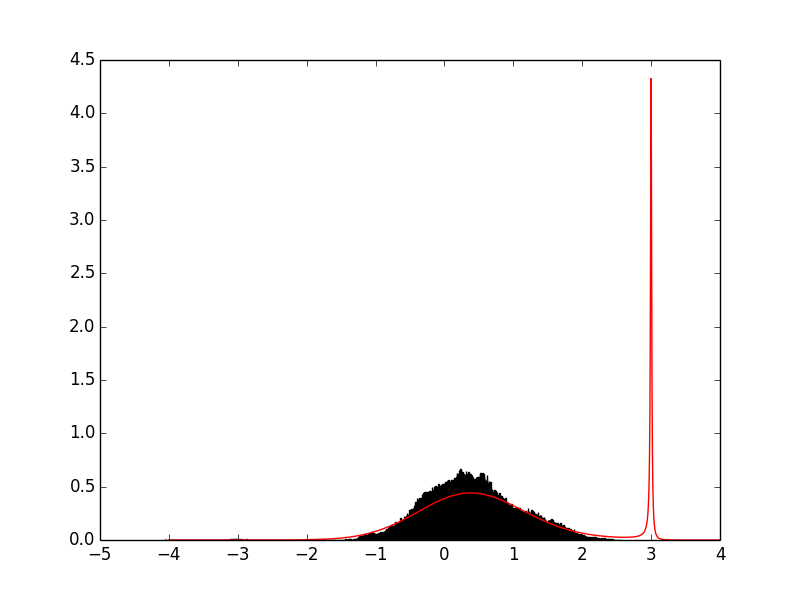

Write Python code to recreate this figure.
import numpy as np
import matplotlib.pyplot as plt

x = np.genfromtxt("dato.txt", usecols = 0)
y = np.genfromtxt("dato.txt", usecols = 1)
d = np.genfromtxt("dato.txt", usecols = 2)
x_walk = np.genfromtxt("dato.txt", usecols = 3)


#f = nasty_function(x)
norm = sum(y*(x[1]-x[0]))
plt.plot(x,y/norm, linewidth=1, color='r')
count, bins, ignored = plt.hist(x_walk, 1000, normed=True)
#plt.scatter(x,d)
#plt.plot(x,y)
plt.savefig("Graphy.png")
